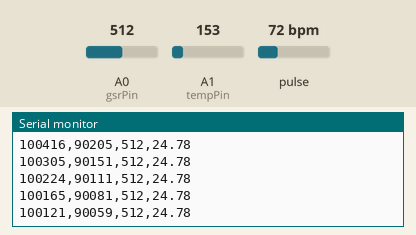
A sketch run on a simulated Arduino Uno, built with avr-gcc and run on an emulated ATmega328P. Shown: the last lines printed to the serial monitor. The inputs (shaded band) are chosen by the test bench; at power-on: pulse 72 bpm, A1 (tempPin) = 153, A0 (gsrPin) = 512.

Above: at 1.2 s.
1.3 s: pulse set to 42 bpm
At 1.3 s:
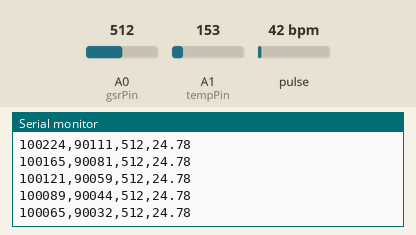
2.8 s: A1 (tempPin) set to 165
At 2.84 s:
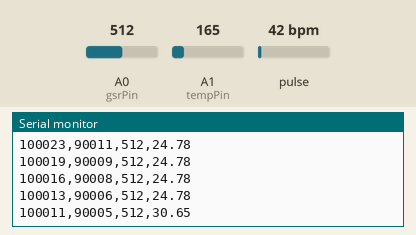
4.3 s: A0 (gsrPin) set to 716
At 4.32 s:
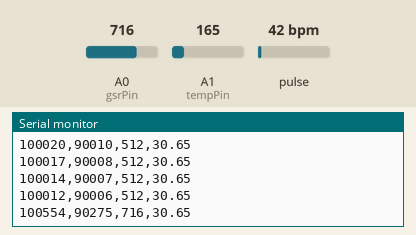
5.8 s: pulse set to 70 bpm
At 5.86 s:
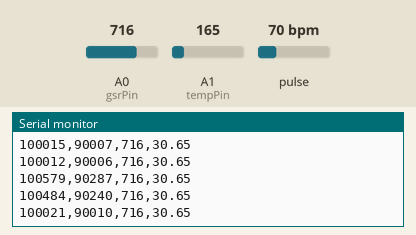
7.3 s: A1 (tempPin) set to 175
At 7.34 s:
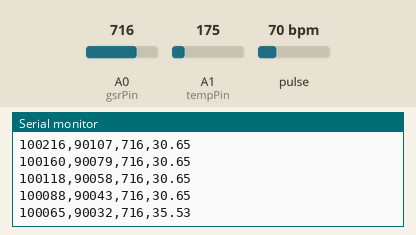
8.8 s: A0 (gsrPin) set to 900
At 8.81 s:
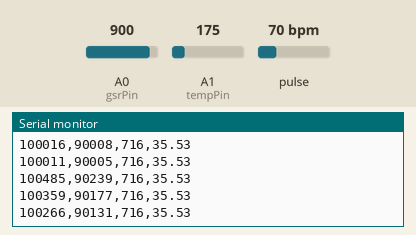
Timing chart, 0 to 11.3 s (numbered marks = the images above; inputs shaded):
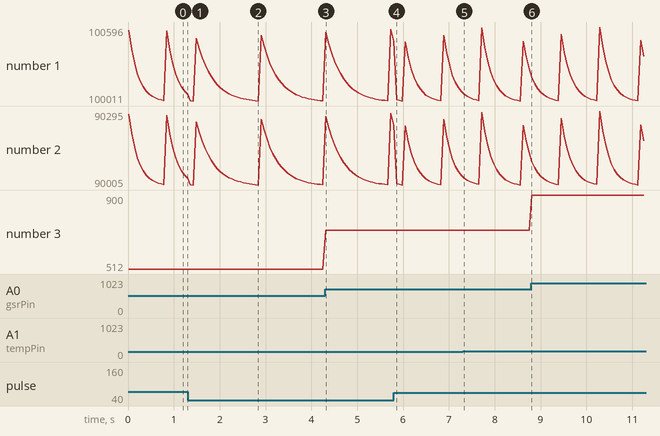

The sketch:

glucose_monitor.ino
```cpp
#include <Wire.h>
#include "MAX30105.h"
#include "heartRate.h"

MAX30105 sensor;

int gsrPin = A0;
int tempPin = A1;

void setup() {
  Serial.begin(115200);
  sensor.begin(Wire, I2C_SPEED_FAST);
  sensor.setup();
}

void loop() {
  // PPG Sensor
  long irValue = sensor.getIR();
  long redValue = sensor.getRed();

  // GSR Sensor
  int gsrValue = analogRead(gsrPin);

  // Temperature Sensor (Any analog NTC)
  int tempRaw = analogRead(tempPin);
  float voltage = tempRaw * (5.0 / 1023.0);
  float temperatureC = (voltage - 0.5) * 100.0;

  // Output as CSV
  Serial.print(irValue);
  Serial.print(",");
  Serial.print(redValue);
  Serial.print(",");
  Serial.print(gsrValue);
  Serial.print(",");
  Serial.println(temperatureC);

  delay(50);
}
```

Measured:
- after the input at 2.8 s, the serial monitor: prints a new line at once (image 2)
- after the input at 4.3 s, the serial monitor: prints a new line at once (image 3)
- after the input at 7.3 s, the serial monitor: prints a new line at once (image 5)
- plotted number 1: 100484 → 100088 after the input at 5.8 s
- plotted number 3: 512 → 716 after the input at 4.3 s
